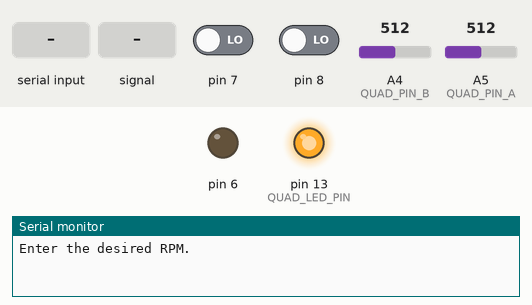
Recording of a sketch running on a simulated Arduino Uno, built with avr-gcc and run on an emulated ATmega328P. Parts: output pins drawn as LEDs (lit = HIGH), the last lines printed to the serial monitor. The test bench sets the inputs (shaded band); at power-on: A4 (QUAD_PIN_B) = 512, A5 (QUAD_PIN_A) = 512, pin 7 LOW, pin 8 LOW.

Above: at 0.8 s.
0.9 s: "90,45\n" received over Serial
At 2.2 s:
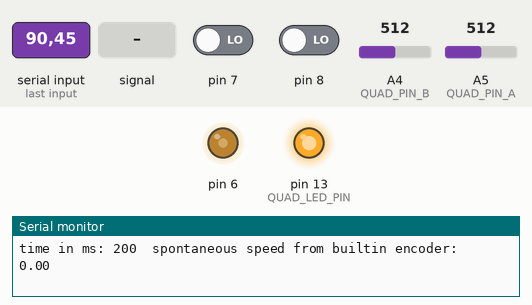
At 3.5 s:
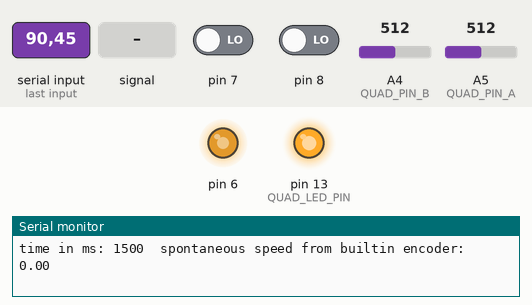
3.9 s: A4 (QUAD_PIN_B) set to 122
At 4.45 s:
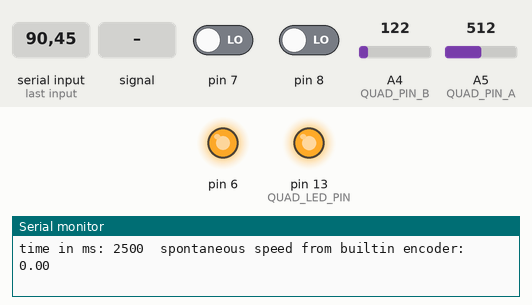
6.9 s: A5 (QUAD_PIN_A) set to 122
9.9 s: A4 (QUAD_PIN_B) fed a 200 Hz sine of ±81 counts around its level
12.9 s: A5 (QUAD_PIN_A) fed a 200 Hz sine of ±81 counts around its level
Timing chart, 0 to 16.9 s (numbered marks = the images above; inputs shaded):
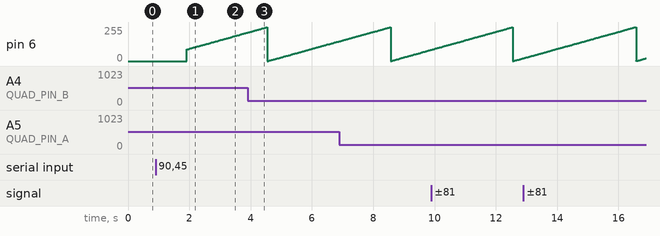

The sketch:

BaseCodeOne-Quadrature.ino
```cpp
int b=0; //reading the time for main loop to be run for 15s
int c=0; //memory for the time in mainloop

float s=0;   //built-in encoder counts
float s_2;   //built-in encoder counts for RPM calculation for PI controler

float rpmm;  //rpm obtained each 5s from built-in encoder

int s1=0;    //built-in encoder chanel one outpot
int s2=0;    //built-in encoder chanel two outpot
int r=0;     //repetition indicator for reading counts of bult-in encoder
int s2m=0;   //memory of built-in encoder chanel two outpot
int directionm=0;  //indicator for direction read by built-in encoder
int dirm;          //indicator for direction read by built-in encode
int RPM;           //Commanded RPM

int exitt=0;       //mainloop exit condition

float ctrl;      //PI controller outpot
float kp=.4;     //proportional gain of PI controller
float ki=.01;    //integral gain of PI controller
float eri;       //integral of error of PI controller

int repc=1;      //repetition condition of PI controller
int t0;          //memory of time for the Purpose of displaying the results
int repeat=0;    //repeat indicator to only let the memory of time for the Purpose of displaying the results be updated once


// Optical quadrature encoder: 24 slots + 24 blocked per track, track B offset a quarter cycle from track A
// CW = outer track (A) leads inner (B), CCW = inner leads outer
const int QUAD_LED_PIN = 13;   // drives both quadrature IR LEDs
const int QUAD_PIN_A   = A5;   // outer track phototransistor (channel A)
const int QUAD_PIN_B   = A4;   // inner track phototransistor (channel B)

const int QUAD_TH_HIGH = 200;  // reading must rise above this to count as open
const int QUAD_TH_LOW  = 130;  // reading must fall below this to count as blocked

const long QUAD_CPR = 96;      // 24 cycles per revolution, with four transitions counted per cycle

const bool QUAD_INVERT_DIR = false;   // set true if our CW/CCW label comes out backwards vs the built-in encoder

bool quadA = false;                   // clean digital state of channel A, true means light is passing
bool quadB = false;                   // clean digital state of channel B
byte quadState = 0;                   // current state as 2 bits
byte quadPrevState = 0;               // previous 2 bit sensor state
long quadNet = 0;                     // signed count, +1 per CW step and -1 per CCW step
unsigned long quadWindowStart = 0;    // millis() when the current 5 s window began
bool quadCW = true;                   // direction result for the current window

// lookup table maps each previous/current state pair to a count change
// CW sequence: 00 -> 10 -> 11 -> 01 -> 00  gives +1
// CCW sequence: 00 -> 01 -> 11 -> 10 -> 00  gives -1
// no change, or an impossible jump gives 0
const int8_t QUAD_TABLE[16] = {
   0, -1, +1,  0,
  +1,  0,  0, -1,
  -1,  0,  0, +1,
   0, +1, -1,  0
};

void setup() {
  // put your setup code here, to run on
  Serial.begin(250000);                  //Baud rate of communication

  setupQuadrature();   // turn on the LEDs, speed up the ADC and record the starting sensor states

  Serial.println("Enter the desired RPM.");

  while (Serial.available() == 0)
  {
    //Wait for user input
  }

   RPM = Serial.readString().toFloat(); //Reading the Input string from Serial port.
  if (RPM<0)
  {
    analogWrite(3,255);                 //changing the direction of motor's rotation
  }
  RPM=abs(RPM);

}

void loop() {

b=millis();    //reading time
c=b;           //storing the current time

while ((b>=c) && (b<=(c+15500)) && exitt==0)   //let the main loop to be run for 15s
{

  if (b%13==0 && repc==1)                   //PI controller
  {
  eri=ki*(RPM-rpmm)+eri;
  ctrl=50+kp*(RPM-rpmm)+eri;
  analogWrite(6,ctrl);
  repc=0;
  }
  if(b%13==1)
  {
    repc=1;
  }

  readQuadratureChannels(); // read both phototransistors and turn them into clean 0/1 states using thresholds
  countQuadratureEdges(); // if A or B changed, add +1 (CW step) or -1 (CCW step) to the running count
  updateQuadratureDirection(); // decide CW/CCW from which channel is leading -> sign of net count

  s1=digitalRead(7);           //reading Chanel 1 of builtin encoder
  s2=digitalRead(8);           //reading Chanel 2 of builtin encoder
 if (s1!=s2 && r==0)
 {
  s=s+1;      //counters for rpm that displyed every 5s
  s_2=s_2+1;  //counters for rpm that used in PI contoller
  r=1;        // this indicator wont let this condition, (s1 != s2), to be counted until the next condition, (sm1 == sm2), happens
 }

 if (s1==s2 && r==1)
 {
  s=s+1;                                                //counters for rpm that displyed every 5s
  s_2=s_2+1;                                            //counters for rpm that used in PI contoller
  r=0;                                                  // this indicator wont let this condition, (sm1 == sm2), to be counted until the next condition, (sm1 != sm2), happens
 }

b=millis();                                             //updating time
if (b%100<=1 && repeat==0)
{
  t0=b;                                                 //storing the current time once
  repeat=1;
}


if (b%100==0)
{
  Serial.print("time in ms: ");
  Serial.print(b-t0);

  Serial.print("  spontaneous speed from builtin encoder:  ");
  rpmm=(s_2/(2*114))*600;                               //formulation for rpm in each 100ms for PI controller
  Serial.println(rpmm);
  s_2=0;                                                //reseting the counters of PI controller rpm meter


  if ((b-t0)%5000==0)
  {

  float quadRPM = calculateQuadratureRPM();  // convert the 5 s edge count into RPM

  Serial.println();
  Serial.print("RPM from builtin encoder: ");
  Serial.println((s/(228))*12);                         //formula for rpm in each 5s

  Serial.print("RPM from optical quadrature encoder: ");
  // Serial.println(0);
  Serial.println(quadRPM);   // print our encoder's RPM

  Serial.print("Error: ");
  // Serial.println(-(s/(228))*12);
  Serial.println(quadRPM - (s/(228))*12);    // error = ours - built-in

  Serial.print("direction read by motor's sensor: ");
  if (dirm==0){Serial.print("CW");}
  else{Serial.print("CCW");}
  Serial.print("  ,   ");

  Serial.print("direction read by sensor:  ");
  // Serial.println("");
  Serial.println(getQuadratureDirectionString());  // print CW or CCW from our encoder
  Serial.println();

  s=0;
  directionm=0;

  resetQuadratureWindow();   // restart our count and timer so the next 5 s window lines up with the built-in encoder's

  }
  delay(1);
}

if((s1==HIGH)&&(s2==HIGH)&&(s2m==LOW))                  //reading the direction of motor by cheaking which chanel follows which
{
  directionm=directionm+1;
}

if((s1==LOW)&&(s2==LOW)&&(s2m==HIGH))
{
  directionm=directionm+1;
}

s2m=s2;                                                 //memory of the previous builtin encoder chanel 2

if (directionm>100)
{
  dirm=0;
}
if (directionm<20)
{
  dirm=1;
}

b=millis();                                             //updating time

}
analogWrite(6,0);                                       //turning off the motor
exitt=1;                                                //changing the exit condition to prevent the motor to run after 15s
}

// runs once from setup(): turns the LEDs on, speeds up the ADC, records the starting state
void setupQuadrature() {
  pinMode(QUAD_LED_PIN, OUTPUT);  // A1 used as a digital output to power the LEDs
  digitalWrite(QUAD_LED_PIN, HIGH);  //  LEDs on
  ADCSRA = (ADCSRA & 0xF8) | 0x05;   //  ADC prescaler 32 so the loop samples fast
  delay(10);  // let the LEDs and phototransistors settle before taking readings

  analogRead(QUAD_PIN_A);  // dummy read -> discard after switching ADC channels
  int a = analogRead(QUAD_PIN_A);  // real read of channel A
  analogRead(QUAD_PIN_B);   // dummy read
  int bb = analogRead(QUAD_PIN_B);  // real read of channel B

  quadA = (a > (QUAD_TH_HIGH + QUAD_TH_LOW) / 2);   // starting state, split at the midpoint of thresholds
  quadB = (bb > (QUAD_TH_HIGH + QUAD_TH_LOW) / 2);
  quadState = (quadA ? 2 : 0) | (quadB ? 1 : 0);   // pack A and B into 2 bits
  quadPrevState = quadState;  // so the first pass doesn't see a fake edge

  quadNet = 0;   // start counting from zero
  quadWindowStart = millis();  // start of the first measuring window
}

// every loop pass: read both phototransistors and turn them into clean 0/1 states
void readQuadratureChannels() {
  analogRead(QUAD_PIN_A);  // dummy read to clear the ADC after a channel switch
  int a = analogRead(QUAD_PIN_A);  // raw readings from channel A
  analogRead(QUAD_PIN_B);  // dummy read
  int bb = analogRead(QUAD_PIN_B);  // raw readings from channel B

  if (a > QUAD_TH_HIGH) quadA = true;  // only go "open" above the high threshold
  else if (a < QUAD_TH_LOW) quadA = false;  // only go "blocked" below the low threshold (in between = keep old state)

  if (bb > QUAD_TH_HIGH) quadB = true;  // same for channel B
  else if (bb < QUAD_TH_LOW) quadB = false;

  quadState = (quadA ? 2 : 0) | (quadB ? 1 : 0);   // combine into a 2-bit state
}

// every loop pass: if the state changed, add +1 (CW step) or -1 (CCW step) to the count
void countQuadratureEdges() {
  if (quadState != quadPrevState) {   // only act when A or B changed
    quadNet += QUAD_TABLE[(quadPrevState << 2) | quadState];  // table says which way that step went
    quadPrevState = quadState;   // remember for next time
  }
}

// every loop pass: work out direction from which channel is leading -> sign
void updateQuadratureDirection() {
  quadCW = (quadNet >= 0);   // more CW steps than CCW steps = CW
  if (QUAD_INVERT_DIR) quadCW = !quadCW;   // flip the label if it disagrees with builtin
}

// called in the 5 s print block: converts the count over the window into RPM
float calculateQuadratureRPM() {
  unsigned long elapsed = millis() - quadWindowStart;   // actual window length in ms
  if (elapsed == 0) return 0.0;  // avoid divide by zero at the very first print
  float revs = (float)abs(quadNet) / (float)QUAD_CPR;  // revolutions in the window
  return revs * 60000.0 / (float)elapsed;   // revs per ms -> revs per minute
}

// called in the 5 s print block: text for the display
const char* getQuadratureDirectionString() {
  return quadCW ? "CW" : "CCW";  // same style as BaseCodeOne's own direction print
}

// called in the 5 s print block right after printing: start a fresh window
void resetQuadratureWindow() {
  quadNet = 0;    // clear the count
  quadWindowStart = millis();  // restart the window timer
}
```

Measured:
- after the input at 0.9 s, pin 6: moves from 0/255 to 213/255 over 2.0 s, starting after 1.0 s
